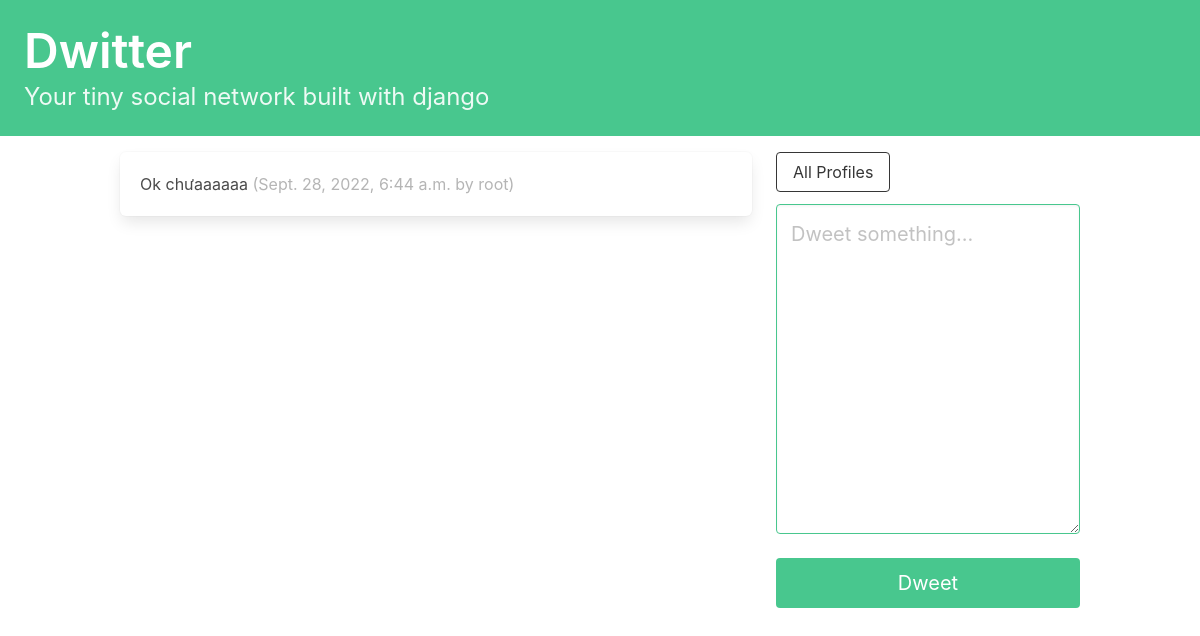
Before: / (signed in) with the older database file.
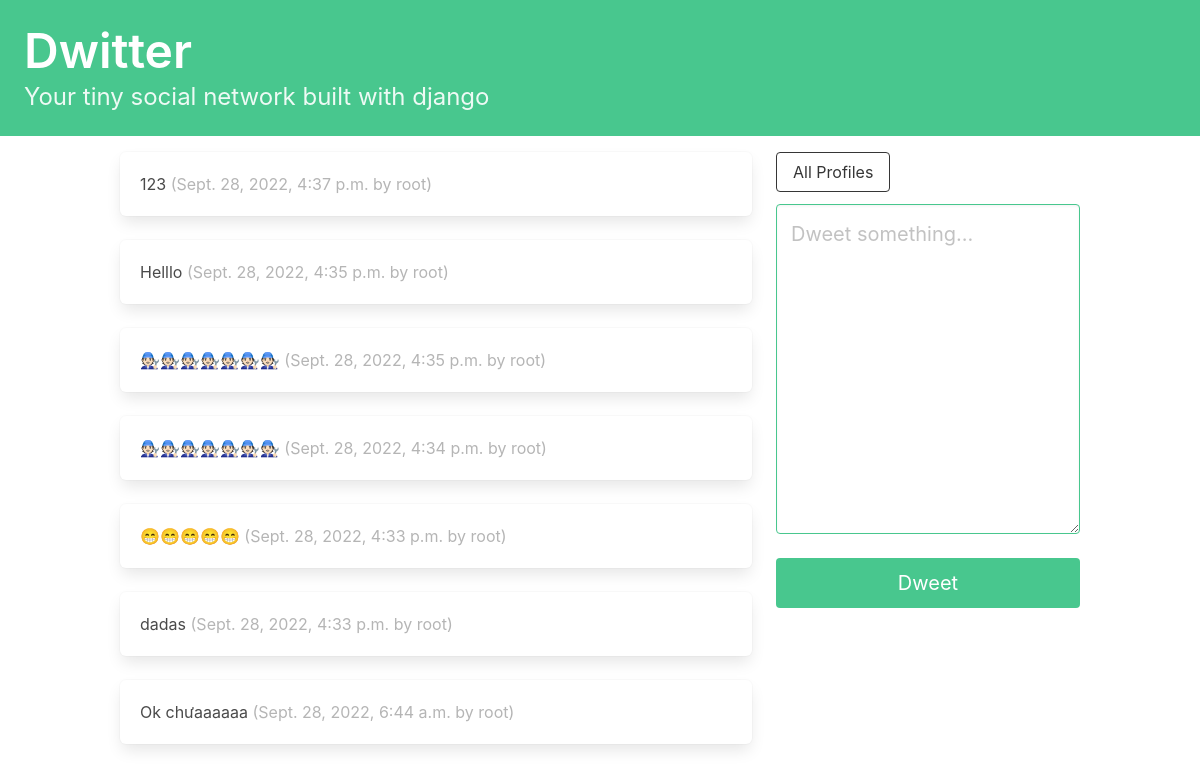
After: the same page with the newer database file.
### dwitter/models.py (models this page shows, shortened)
class Dweet(models.Model):
    user = models.ForeignKey(
        User,
        related_name = "dweets",
        on_delete=models.DO_NOTHING
    )
    body = models.CharField(max_length=140)
    created_at = models.DateTimeField(auto_now_add=True)

### dwitter/views.py (the view)
# urls.py: path("",dashboard,name="dashboard"),
def dashboard(request):
    form = DweetForm(request.POST or None)
    if request.method == 'POST':
        if form.is_valid():
            dweet = form.save(commit=False)
            dweet.user = request.user
            dweet.save()
            return redirect("dwitter:dashboard")
    followed_dweets = Dweet.objects.filter(
        user__profile__in=request.user.profile.follows.all()
    ).order_by("-created_at")
    return render(request,"dwitter/dashboard.html",{'form':form,"dweets": followed_dweets})

### dwitter/forms.py
class DweetForm(forms.ModelForm):
    body = forms.CharField(
        required=True,
        widget=forms.Textarea(attrs={
            "placeholder": "Dweet something...",
            "class": "textarea is-success is-medium",
        }),
        label=""
        )
    class Meta:
        model = Dweet
        exclude = ("user",)

### dwitter/templates/dwitter/dashboard.html (shortened to what this page needs)
{% extends 'base.html' %}
{% block content %}
<div class="column">
    {% for dweet in dweets %}
    <div class="box">
        {{dweet.body}}
        <span class="is-small has-text-grey-light">
            ({{ dweet.created_at }} by {{ dweet.user.username }})
        </span>
    </div>
{% endfor %}
</div>
<div class="column is-one-third">
    <a href="{% url 'dwitter:profile_list' %}">
            <button class="button is-dark is-outlined is-three-quarters mb-3">
                All Profiles
            </button>
        </a>
    <form method="post">
        {{ form.as_p }}
        <button class="button is-success is-fullwidth is-medium mt-5" type="submit">
            Dweet
        </button>
    </form>
</div>
{% endblock content %}

### dwitter/templates/base.html (shortened to what this page needs)
<!DOCTYPE html>
<html lang="en">
<head>
    <link rel="stylesheet" href="https://cdn.jsdelivr.net/npm/bulma@0.9.3/css/bulma.min.css">
</head>
<body>
    <a href="{% url 'dwitter:dashboard' %} ">
        <section class="hero is-small is-success mb-4">
            <div class="hero-body">
                <h1 class="title is-1">Dwitter</h1>
                <p class="subtitle is-4">Your tiny social network built with django</p>
            </div>
        </section>
    </a>
    <div class="container">
        <div class="columns">
            {% block content %}
            {% endblock content %}
        </div>
    </div>
</body>
</html>

Changed rows visible on the page:
added Dweet: body "123", created_at "Sept. 28, 2022, 4:37 p.m.", user.username "root"
added Dweet: body "Helllo", created_at "Sept. 28, 2022, 4:35 p.m.", user.username "root"
added Dweet: body "🧑🏻‍🔧🧑🏻‍🔧🧑🏻‍🔧🧑🏻‍🔧🧑🏻‍🔧🧑🏻‍🔧🧑🏻‍🔧", created_at "Sept. 28, 2022, 4:35 p.m.", user.username "root"
added Dweet: body "🧑🏻‍🔧🧑🏻‍🔧🧑🏻‍🔧🧑🏻‍🔧🧑🏻‍🔧🧑🏻‍🔧🧑🏻‍🔧", created_at "Sept. 28, 2022, 4:34 p.m.", user.username "root"
added Dweet: body "😁😁😁😁😁", created_at "Sept. 28, 2022, 4:33 p.m.", user.username "root"
added Dweet: body "dadas", created_at "Sept. 28, 2022, 4:33 p.m.", user.username "root"
